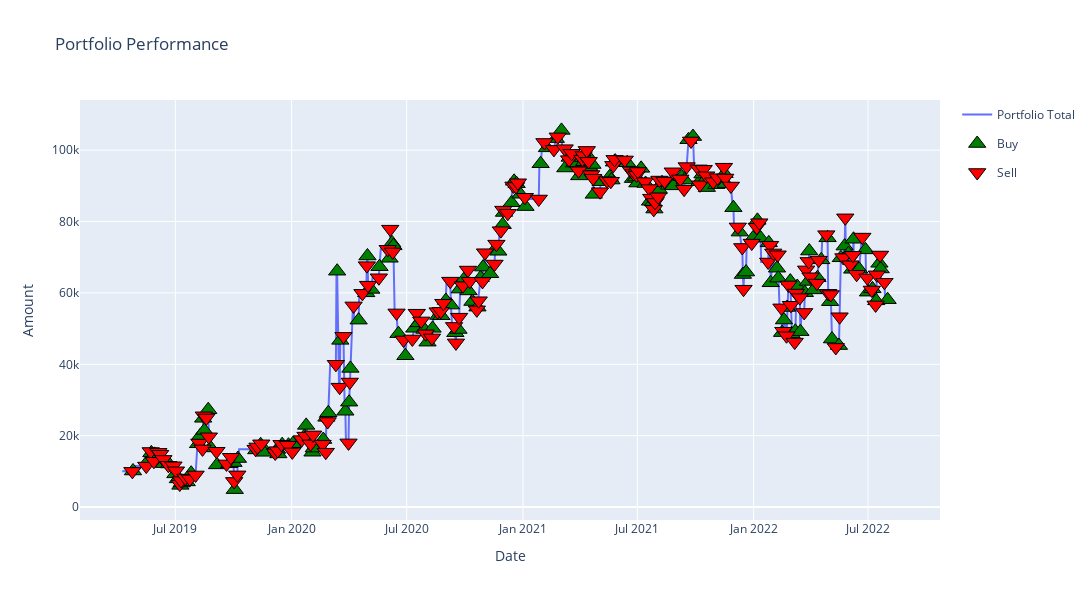

Notebook code cell kept with this figure:
### Code cell
plot_portfolio(xgb_ptf)

### Figure 1 — Plotly figure (JSON) as saved in the notebook; plotly's stock layout.template omitted (floating-point values rounded to 4 significant figures; data arrays with more than 128 entries replaced by an {"elided": "..."} marker saying what was removed)
{"data": [{"hovertemplate": "variable=Portfolio Total<br>date=%{x}<br>value=%{y}<extra></extra>", "legendgroup": "Portfolio Total", "line": {"color": "#636efa", "dash": "solid"}, "marker": {"symbol": "circle"}, "mode": "lines", "name": "Portfolio Total", "orientation": "v", "showlegend": true, "type": "scatter", "x": {"elided": "836 str values"}, "xaxis": "x", "y": {"elided": "836 float values"}, "yaxis": "y"}, {"hovertemplate": "variable=Buy<br>date=%{x}<br>value=%{y}<extra></extra>", "legendgroup": "Buy", "marker": {"color": "green", "line": {"color": "black", "width": 1}, "size": 15, "symbol": "triangle-up"}, "mode": "markers", "name": "Buy", "orientation": "v", "showlegend": true, "type": "scatter", "x": {"elided": "170 str values"}, "xaxis": "x", "y": {"elided": "170 float values"}, "yaxis": "y"}, {"hovertemplate": "variable=Sell<br>date=%{x}<br>value=%{y}<extra></extra>", "legendgroup": "Sell", "marker": {"color": "red", "line": {"color": "black", "width": 1}, "size": 15, "symbol": "triangle-down"}, "mode": "markers", "name": "Sell", "orientation": "v", "showlegend": true, "type": "scatter", "x": {"elided": "170 str values"}, "xaxis": "x", "y": {"elided": "170 float values"}, "yaxis": "y"}], "layout": {"height": 600, "title": {"text": "Portfolio Performance"}, "width": 1200, "xaxis": {"title": {"text": "Date"}}, "yaxis": {"title": {"text": "Amount"}}}}
